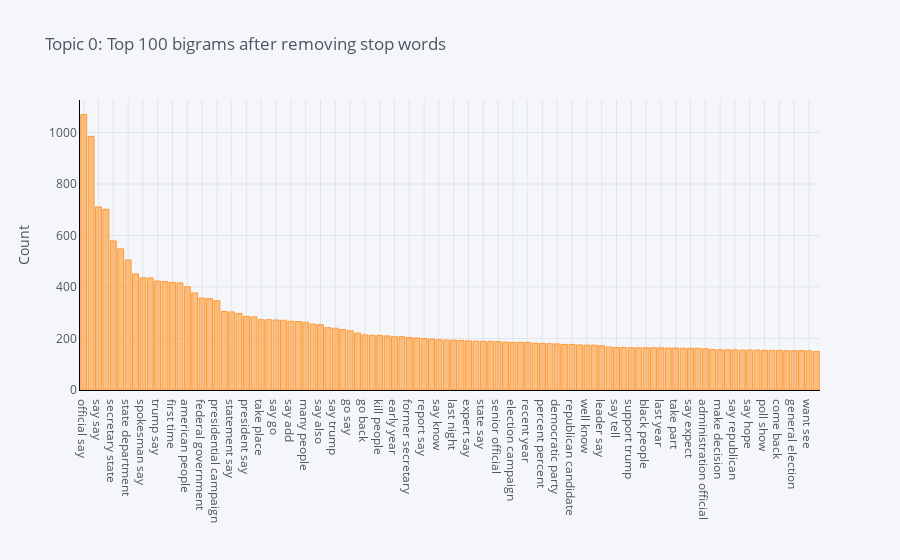

The cell this chart's notebook holds for it:
### Code cell
plot_model(lsi, plot = 'bigram')

### Figure 1 — Plotly figure (JSON) as saved in the notebook; plotly's stock layout.template omitted (floating-point values rounded to 4 significant figures)
{"data": [{"marker": {"color": "rgba(255, 153, 51, 0.6)", "line": {"color": "rgba(255, 153, 51, 1.0)", "width": 1}}, "name": "count", "orientation": "v", "text": "", "type": "bar", "x": ["official say", "say statement", "say say", "presidential election", "secretary state", "trump campaign", "state department", "national security", "spokesman say", "also say", "trump say", "say want", "first time", "source say", "american people", "next year", "federal government", "former president", "presidential campaign", "vice president", "statement say", "trump supporter", "president say", "make clear", "take place", "take office", "say go", "say think", "say add", "police say", "many people", "people say", "say also", "say make", "say trump", "republican party", "go say", "government say", "go back", "say believe", "kill people", "say interview", "early year", "group say", "former secretary", "trump make", "report say", "say take", "say know", "long time", "last night", "government official", "expert say", "say people", "state say", "make great", "senior official", "republican senator", "election campaign", "republican president", "recent year", "country say", "percent percent", "far right", "democratic party", "anti trump", "republican candidate", "say plan", "well know", "say former", "leader say", "say ask", "say tell", "man woman", "support trump", "white people", "black people", "high court", "last year", "say government", "take part", "say see", "say expect", "tax bill", "administration official", "medium report", "make decision", "least people", "say republican", "republican nominee", "say hope", "say need", "poll show", "say call", "come back", "people kill", "general election", "say support", "want see", "take action"], "y": [1070, 985, 711, 702, 579, 548, 505, 451, 436, 435, 423, 421, 418, 416, 401, 377, 357, 355, 347, 305, 303, 297, 286, 284, 273, 273, 272, 271, 267, 266, 263, 256, 254, 242, 240, 235, 230, 221, 214, 213, 212, 210, 207, 207, 204, 202, 200, 198, 195, 194, 194, 192, 191, 190, 189, 189, 188, 186, 185, 185, 185, 182, 181, 180, 179, 177, 177, 175, 174, 174, 172, 167, 165, 165, 164, 164, 164, 164, 164, 163, 163, 162, 162, 162, 160, 157, 156, 156, 156, 155, 155, 155, 154, 154, 154, 153, 153, 153, 152, 150]}], "layout": {"legend": {"bgcolor": "#F5F6F9", "font": {"color": "#4D5663"}}, "paper_bgcolor": "#F5F6F9", "plot_bgcolor": "#F5F6F9", "title": {"font": {"color": "#4D5663"}, "text": "Topic 0: Top 100 bigrams after removing stop words"}, "xaxis": {"gridcolor": "#E1E5ED", "linecolor": "black", "showgrid": true, "tickfont": {"color": "#4D5663"}, "title": {"font": {"color": "#4D5663"}, "text": ""}, "zerolinecolor": "#E1E5ED"}, "yaxis": {"gridcolor": "#E1E5ED", "linecolor": "black", "showgrid": true, "tickfont": {"color": "#4D5663"}, "title": {"font": {"color": "#4D5663"}, "text": "Count"}, "zerolinecolor": "#E1E5ED"}}}
